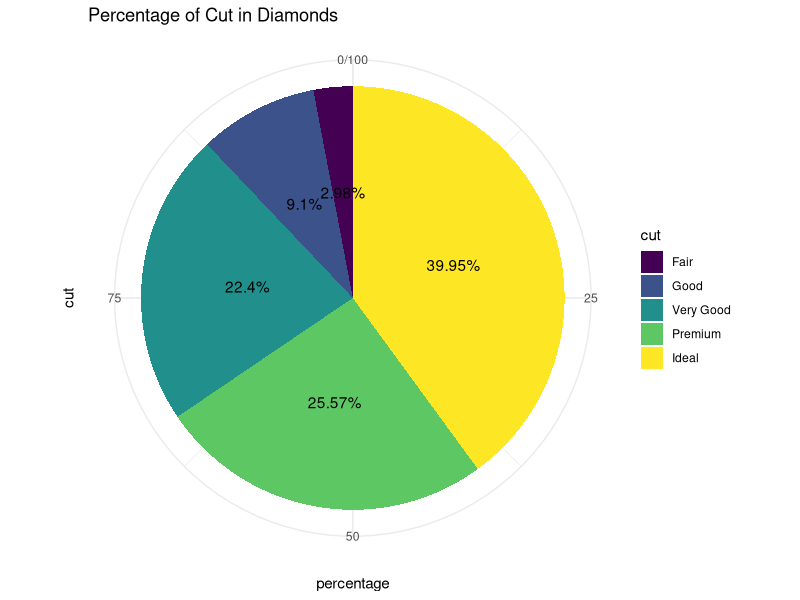
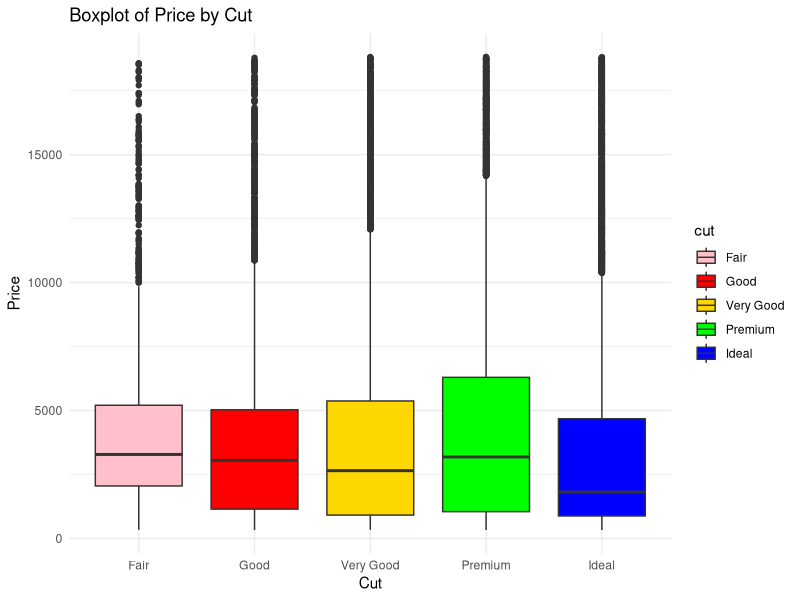
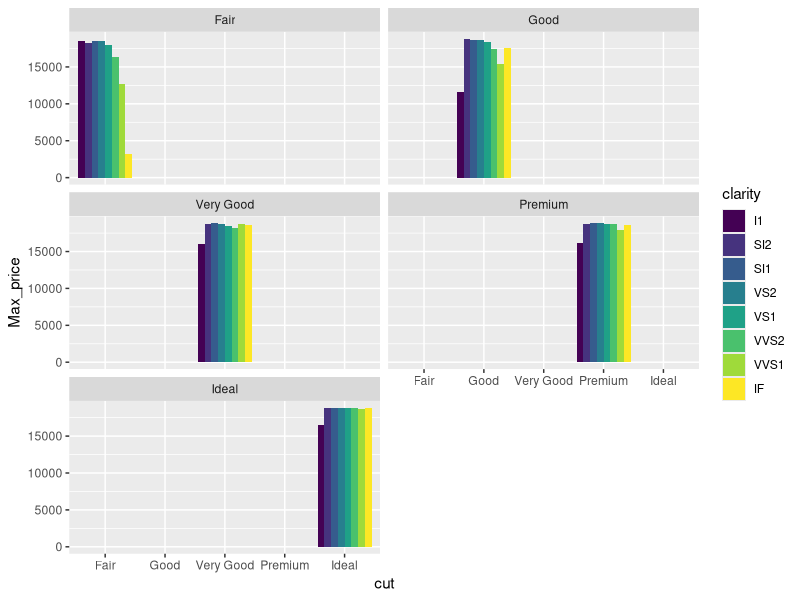
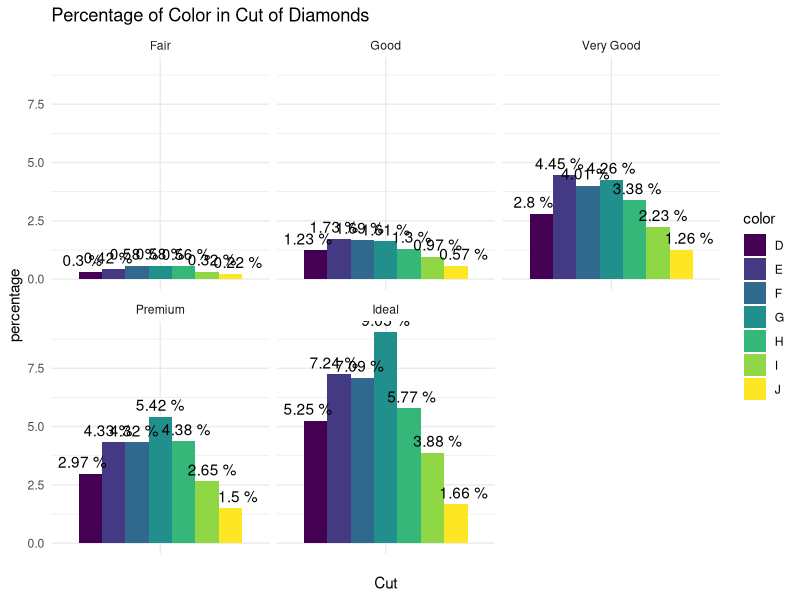
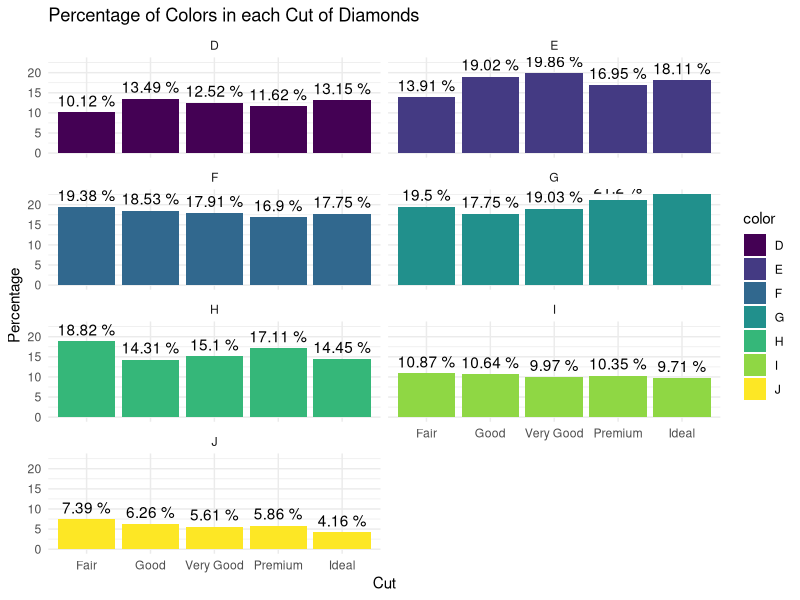

Here is the R script that generated these plots, in order:
library(tidyverse)
library(ggthemes)

# 5 Question and Chart about Diamonds dataset.

#HW1 Percentage of Cut in Diamonds.

HW1_Chart <- diamonds %>%
  group_by(cut) %>%
  summarise(percentage = n() / nrow(diamonds) * 100) %>%
  ggplot(aes("", percentage, fill = cut)) +
  geom_bar(stat = "identity") +
  coord_polar(theta = "y") +
  geom_text(aes(label = paste0(round(percentage, 2), "%")), position = position_stack(vjust = 0.5)) +
  labs(title = "Percentage of Cut in Diamonds", 
       x = "cut") +
  theme_minimal()

HW1_Ans <- diamonds %>%
  group_by(cut) %>%
  summarise(percentage = paste(round(n() / nrow(diamonds) * 100,2),"%"))

#HW2 Median price of each Cut.

HW2_Chart <- diamonds %>%
  ggplot(aes(x = cut, y = price, fill = cut)) +
  geom_boxplot() +
  labs(title = "Boxplot of Price by Cut",
       x = "Cut",
       y = "Price") +
  scale_fill_manual(values = c("pink","red","gold","green","blue","purple","light blue")) +
  theme_minimal()

HW2_Ans <- diamonds %>%
  group_by(cut) %>%
  summarise(Median_price = round(median(price),2)) 

#HW3 Max price of each clarity in cut.

HW3_Chart <- diamonds %>%
  group_by(cut, clarity) %>%
  summarise(Max_price = max(price)) %>%
  ggplot(aes(cut, Max_price, fill = clarity)) +
  geom_col(position = "dodge") +
  facet_wrap(~cut , ncol = 2)
labs(title = "Maximum Price by Clarity",
     x = "Clarity",
     y = "Maximum Price") +
  theme_minimal()

HW3_Ans <- diamonds %>%
  group_by(cut,clarity) %>%
  summarise(Max_price = max(price)) 

#HW4 Percentage of Color in Cut of Diamonds.

HW4_Chart <- diamonds %>%
  group_by(cut,color) %>%
  summarise(percentage = n() / nrow(diamonds) * 100) %>%
  ggplot(aes("", percentage , fill = color)) +
  geom_bar(position = "dodge",stat = "identity") +
  facet_wrap(~cut, ncol = 3 ) +
  geom_text(aes(label = paste(round(percentage,2),"%")),
            position = position_dodge(width = 1),vjust = -0.5) +
  labs(title = "Percentage of Color in Cut of Diamonds",
       x = "Cut") +
  theme_minimal()

HW4 <- diamonds %>%
  group_by(cut,color) %>%
  summarise(percentage = paste(round(n() / nrow(diamonds) * 100,2),"%"))

total_percentage <- HW4 %>%
  summarise(total_percentage = 
            paste(sum(as.numeric(sub("%","",percentage))),"%"))

HW4_Ans <- list(HW4,total_percentage)

#HW5 Percentage of Colors in each Cut of Diamonds.

HW5_chart <- diamonds %>%
  group_by(cut,color) %>%
  summarise(count = n()) %>%
  group_by(cut) %>%
  mutate(percentage = round(count / sum(count) * 100,2 )) %>%
  ggplot(aes(cut , percentage , fill = color)) +
  geom_col(position = "dodge") +
  geom_text(aes(label = paste(round(percentage,2),"%")) ,
            position = position_dodge(width = 1) , vjust = -0.5) +
  facet_wrap(~color , ncol = 2) +
  labs(title = "Percentage of Colors in each Cut of Diamonds",
       x = "Cut",
       y = "Percentage") +
  theme_minimal()

HW5_Ans <- diamonds %>%
  group_by(cut,color) %>%
  summarise(count = n()) %>%
  mutate(percentage = paste(round(count / sum(count) * 100,2),"%" )) %>%
  print(n = 35)
